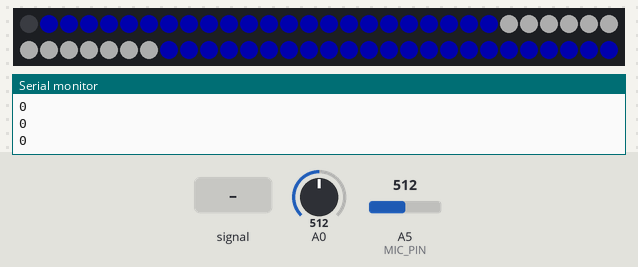
Simulated run of this sketch. Board: Arduino Uno, built with avr-gcc and run on an emulated ATmega328P. Parts: 60 RGB LEDs in strip order, left to right, continuing on the next row, the last lines printed to the serial monitor. Inputs (shaded band) come from the test bench; at power-on: A5 (MIC_PIN) = 512, A0 = 512. Dim RGB values are drawn brighter than linear.

Above: at 1.2 s.
1.3 s: A5 (MIC_PIN) fed a 200 Hz sine of ±460 counts around its level
At 1.46 s:
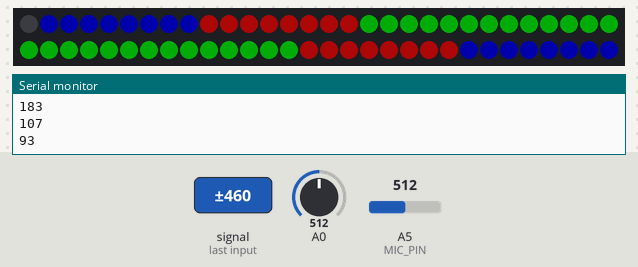
3.7 s: A5 (MIC_PIN) set to 53
At 4.5 s:
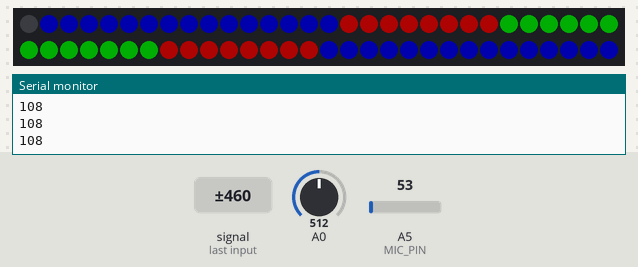
5.2 s: A5 (MIC_PIN) set to 47
At 6.4 s:
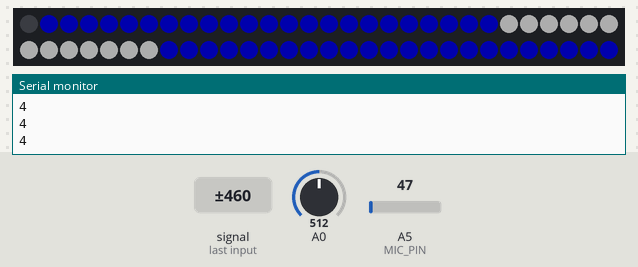
6.7 s: A5 (MIC_PIN) set to 0
At 7.2 s:
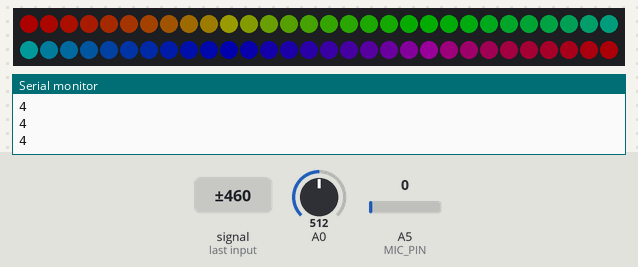
8.2 s: A5 (MIC_PIN) set to 265
At 8.8 s:
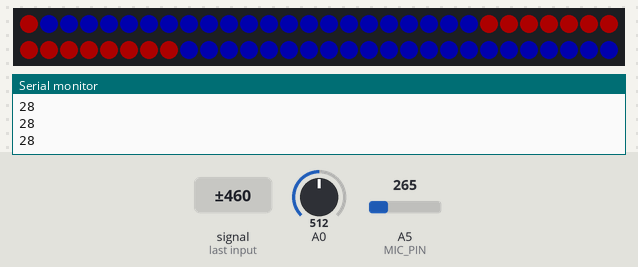
9.7 s: A5 (MIC_PIN) fed a 1000 Hz sine of ±255 counts around its level
At 10.17 s:
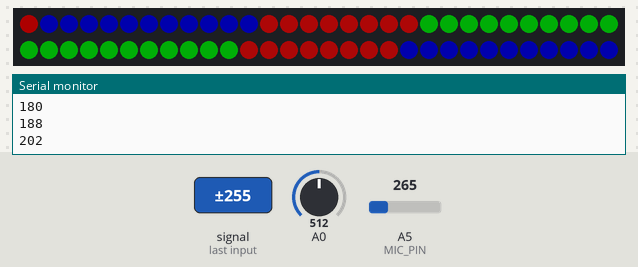
Timing chart, 0 to 12.7 s (numbered marks = the images above; inputs shaded):
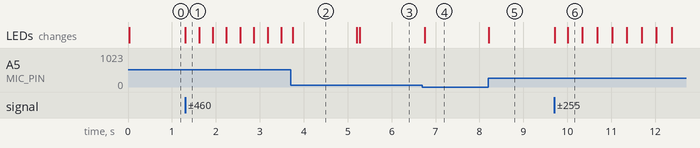

The sketch:

VU_Demo.ino
```cpp
#include <Adafruit_NeoPixel.h>

#define PIN 6
#define N_PIXELS 60
#define MIC_PIN A5
#define PEAK_FALL 20
#define SPEED .20

// Parameter 1 = number of pixels in strip
// Parameter 2 = pin number (most are valid)
// Parameter 3 = pixel type flags, add together as needed:
//   NEO_RGB     Pixels are wired for RGB bitstream
//   NEO_GRB     Pixels are wired for GRB bitstream
//   NEO_HZ400  400 KHz bitstream (e.g. FLORA pixels)
//   NEO_KHZ800  800 KHz bitstream (e.g. High Density LED strip)
Adafruit_NeoPixel strip = Adafruit_NeoPixel(N_PIXELS, PIN, NEO_GRB + NEO_KHZ800);


//fadeThickness = 0;  // CHANGE THICKNESS (0-10)

int vol = 0;
float total = 0;
int fadeCol = 0;
int val[25];
int volLast = 0;
int fadeAmt = 0;
int counter = 0;

int dotCount;
int peak;
float greenOffset = 30, blueOffset = 150;


void setup() {
  strip.begin();
  strip.show(); // Initialize all pixels to 'off'
  strip.setBrightness(50);
 Serial.begin(57600);
}

void loop() {
  fadeCol = 0;
  total = 0;
  int HEIGHT = N_PIXELS / 2;
  int i;

  if(HEIGHT > peak)     peak = HEIGHT; // Keep 'peak' dot at top

  for (i = 0; i < N_PIXELS; i++){
    counter = 0;
    do{
      vol = analogRead(MIC_PIN);

      counter = counter + 1;
      if (counter > 500){
        rainbowCycle(10);

      }
    }while (vol == 0);

    total = total + vol;

  }

  vol = abs((int)total % 256);
 Serial.println(vol);

  vol = map(vol,20,255,0,20);


  if (volLast > vol) {
    vol = volLast - 4;
  }

  volLast = vol;
  fadeAmt = 0;

// Serial.print(vol);
  for (i = 0; i<strip.numPixels()/2;i++){
    if (i < vol){
      strip.setPixelColor((i+strip.numPixels()/2), strip.Color(0,255,vol));
      strip.setPixelColor((strip.numPixels()/2-i), strip.Color(0,255,vol));
    }
    else if (i < (vol + 8)) {

      strip.setPixelColor((i+strip.numPixels()/2), strip.Color(255,vol,vol));
      strip.setPixelColor((strip.numPixels()/2-i), strip.Color(255,vol,vol));
    }
    else
    {
      strip.setPixelColor((i+strip.numPixels()/2), strip.Color(0,0,255));
      strip.setPixelColor((strip.numPixels()/2-i), strip.Color(0,0,255));
    }
  }
  greenOffset += SPEED;
  blueOffset += SPEED;
  if (greenOffset >= 255) greenOffset = 0;
  if (blueOffset >= 255) blueOffset = 0;

  if(peak > 0 && peak <= HEIGHT-1) {
      strip.setPixelColor(peak,Wheel(map(vol,0,HEIGHT-1,(int)greenOffset, (int)blueOffset)));
      strip.setPixelColor(HEIGHT-peak,Wheel(map(vol,0,HEIGHT+1,(int)greenOffset, (int)blueOffset)));
  }


  strip.show();

  if(++dotCount >= (PEAK_FALL)) { // fall rate

    if(peak > 0) peak--;
    dotCount = 0;
  }

}

void rainbowCycle(uint8_t wait) {
  uint16_t i, j;

  for(j=0; j<256*5; j++) { // 5 cycles of all colors on wheel
    for(i=0; i< strip.numPixels(); i++) {
      strip.setPixelColor(i, Wheel(((i * 256 / strip.numPixels()) + j) & 255));
    }
    strip.show();
    delay(wait);
    vol = analogRead(A0);
    if (vol> 10) {

      return;

    }


  }
}

uint32_t Wheel(byte WheelPos) {
  WheelPos = 255 - WheelPos;
  if(WheelPos < 85) {
    return strip.Color(255 - WheelPos * 3, 0, WheelPos * 3);
  } else if(WheelPos < 170) {
    WheelPos -= 85;
    return strip.Color(0, WheelPos * 3, 255 - WheelPos * 3);
  } else {
    WheelPos -= 170;
    return strip.Color(WheelPos * 3, 255 - WheelPos * 3, 0);
  }
}
```

Measured:
- the behaviour switches between 48 and 47 on A5 (MIC_PIN) (found by bisection; images 2 and 3)
- after the input at 1.3 s, the LEDs: change at once (image 1)
- after the input at 5.2 s, the LEDs: first change at once (image 3 shows a later state)
- after the input at 6.7 s, the LEDs: change after 0.06 s (image 4)
- after the input at 8.2 s, the LEDs: change at once (image 5)
- after the input at 9.7 s, the LEDs: first change at once (image 6 shows a later state)
